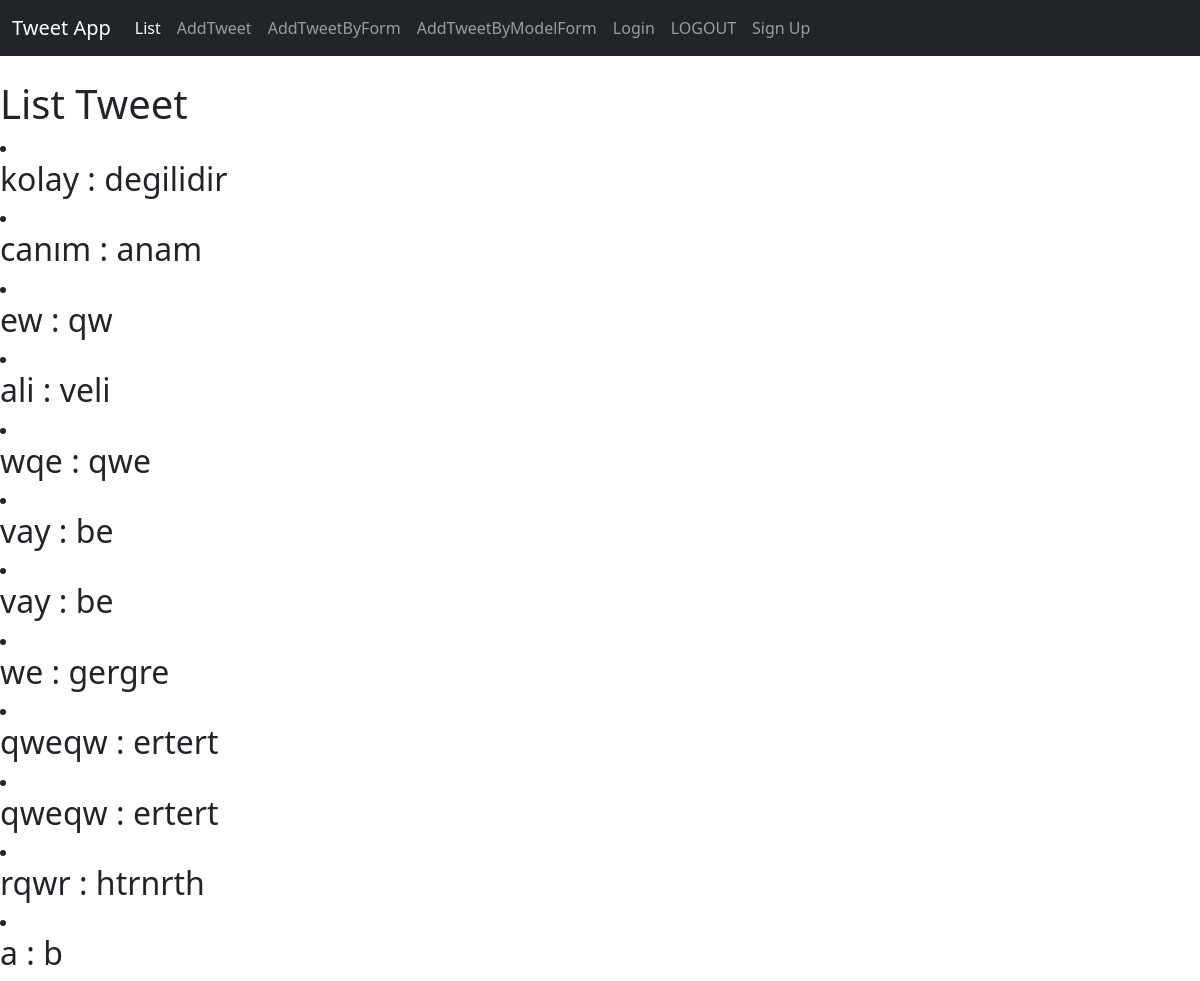
The page / on the database its author committed.
### tweetapp/models.py (models this page shows, shortened)
class Tweet(models.Model):
    nickname = models.CharField(max_length=50)
    message = models.CharField(max_length=100)

### tweetapp/views.py (the view)
# urls.py: path('', views.list_tweet, name= "list_tweet"),
def list_tweet(request):
    all_tweets = models.Tweet.objects.all()
    tweet_dict = {"tweets" : all_tweets}
    return render(request, 'tweetapp/listtweet.html', context= tweet_dict)

### tweetapp/templates/tweetapp/listtweet.html
{% extends "base.html" %}
{% block content %}
<h1>List Tweet</h1>
{% for tweet in tweets  %}
    <li><h2>{{tweet.nickname}} : {{tweet.message}} </h2></li>
{% endfor %}
{% endblock content %}

### templates/base.html (shortened to what this page needs)
<!DOCTYPE html>
<html lang="en">
<head>
    {% load static %}
    <link href="https://cdn.jsdelivr.net/npm/bootstrap@5.3.3/dist/css/bootstrap.min.css" rel="stylesheet">
</head>
<body>
    <nav class="navbar navbar-expand-md navbar-dark bg-dark mb-4">
        <div class="container-fluid">
          <a class="navbar-brand" href="#">Tweet App</a>
          <div class="collapse navbar-collapse" id="navbarCollapse">
            <ul class="navbar-nav me-auto mb-2 mb-md-0">
              <li class="nav-item">
                <a class="nav-link active" aria-current="page" href="{% url 'tweetapp:list_tweet' %}">List</a>
              </li>
              <li class="nav-item">
                <a class="nav-link" href="{% url 'tweetapp:add_tweet' %}">AddTweet</a>
              </li>
              <li class="nav-item">
                <a class="nav-link" href="{% url 'tweetapp:add_tweet_by_form' %}">AddTweetByForm</a>
              </li>
              <li class="nav-item">
                <a class="nav-link" href="{% url 'tweetapp:add_tweet_by_model_form' %}">AddTweetByModelForm</a>
              </li>
              <li class="nav-item">
                <a class="nav-link" href="{% url 'login' %}">Login</a>
              </li>
              <li class="nav-item">
                <form method="post" action="{% url 'logout' %}?next=/">
                  <button type="submit" class="nav-link">LOGOUT</button>
                </form>
              </li>
              <li class = "nav-item">
                <a class="nav-link" href="{% url 'tweetapp:signup' %}">Sign Up</a>
              </li>
            </ul>
          </div>
        </div>
      </nav>
    {% block content %}
    {% endblock content %}
</body>
</html>

### rows shown on the page
Tweet: nickname "kolay", message "degilidir"
Tweet: nickname "canım", message "anam"
Tweet: nickname "ew", message "qw"
Tweet: nickname "ali", message "veli"
Tweet: nickname "wqe", message "qwe"
Tweet: nickname "vay", message "be"
Tweet: nickname "vay", message "be"
Tweet: nickname "we", message "gergre"
Tweet: nickname "qweqw", message "ertert"
Tweet: nickname "qweqw", message "ertert"
Tweet: nickname "rqwr", message "htrnrth"
Tweet: nickname "a", message "b"
